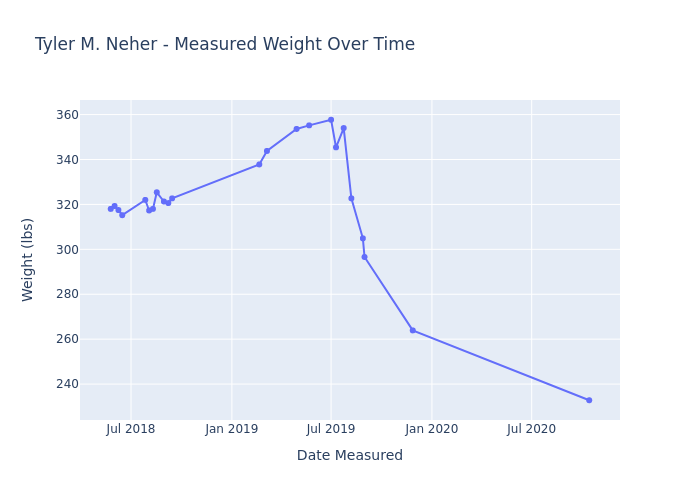

Reproduce this figure in Python.
# imports to use

import os
import pandas as pd
import plotly as pt
import numpy as np
import plotly.express as px

# extract weights and dates from records and populate list of lists

weightdate = [
    ["taryn_text_records", "2019-08-31.pdf", 296.6, "2019-08-31"],
    ["taryn_text_records", "2018-09-14.pdf", 322.7, "2018-09-14"],
    ["taryn_text_records", "2018-09-07.pdf", 320.6, "2018-09-07"],
    ["taryn_text_records", "2018-08-17.pdf", 325.4, "2018-08-17"],
    ["taryn_text_records", "2018-08-10.pdf", 318.0, "2018-08-10"],
    ["taryn_text_records", "2018-08-03.pdf", 317.3, "2018-08-03"],
    ["taryn_text_records", "2018-07-27.pdf", 322.0, "2018-07-27"],
    ["taryn_text_records", "2018-06-15.pdf", 315.2, "2018-06-15"],
    ["taryn_text_records", "2018-06-08.pdf", 317.5, "2018-06-08"],
    ["taryn_text_records", "2018-06-01.pdf", 319.3, "2018-06-01"],
    ["taryn_text_records", "2018-05-25.pdf", 318.0, "2018-05-25"],
    ["taryn_text_records", "2018-08-30.pdf", 321.3, "2018-08-30"],
    ["pahuja_records", "20230413-pahuja-records_weightChart.pdf", 337.8, "2019-02-20"],
    ["pahuja_records", "20230413-pahuja-records_weightChart.pdf", 343.8, "2019-03-06"],
    ["pahuja_records", "20230413-pahuja-records_weightChart.pdf", 353.6, "2019-04-29"],
    ["pahuja_records", "20230413-pahuja-records_weightChart.pdf", 355.2, "2019-05-22"],
    ["pahuja_records", "20230413-pahuja-records_weightChart.pdf", 357.7, "2019-07-01"],
    ["pahuja_records", "20230413-pahuja-records_weightChart.pdf", 345.4, "2019-07-10"],
    ["pahuja_records", "20230413-pahuja-records_weightChart.pdf", 354.0, "2019-07-24"],
    ["pahuja_records", "20230413-pahuja-records_weightChart.pdf", 322.7, "2019-08-07"],
    ["pahuja_records", "20230413-pahuja-records_weightChart.pdf", 304.9, "2019-08-28"],
    ["pahuja_records", "20230413-pahuja-records_weightChart.pdf", 263.9, "2019-11-27"],
    ["pahuja_records", "20230413-pahuja-records_weightChart.pdf", 232.8, "2020-10-14"],
]

cols = ["data_src", "data_src_filename", "weight_in_lbs", "date_measured"]


# create pandas dataframe from weightdate data and cols columns

weightdate_df = pd.DataFrame(data=weightdate, columns=cols)
print(weightdate_df)

# cast 'date_measured' data as datetime
# sort dataframe in-place by 'date_measured'

weightdate_df["date_measured"] = pd.to_datetime(weightdate_df["date_measured"])
weightdate_df.sort_values(by="date_measured", ascending=False, inplace=True)
weightdate_df["date_measured"]


# extract 'year', 'month', and 'day' data into respective columns from 'date_measured' col

weightdate_df["year"] = weightdate_df["date_measured"].dt.year
weightdate_df["month"] = weightdate_df["date_measured"].dt.month
weightdate_df["day"] = weightdate_df["date_measured"].dt.day

print(weightdate_df)

# Generate plotly.express linechart of weights over time

names = {"Date Measured": "date_measured"}

fig = px.line(
    weightdate_df,
    x=weightdate_df["date_measured"],
    y=weightdate_df["weight_in_lbs"],
    title="Tyler M. Neher - Measured Weight Over Time",
    markers=True,
    render_mode="svg",
    labels={"date_measured": "Date Measured", "weight_in_lbs": "Weight (lbs)"},
)

fig.show()

fig.write_image("weight-date.svg")
fig.write_image("weight-date.png")
fig.write_html("index.html")
